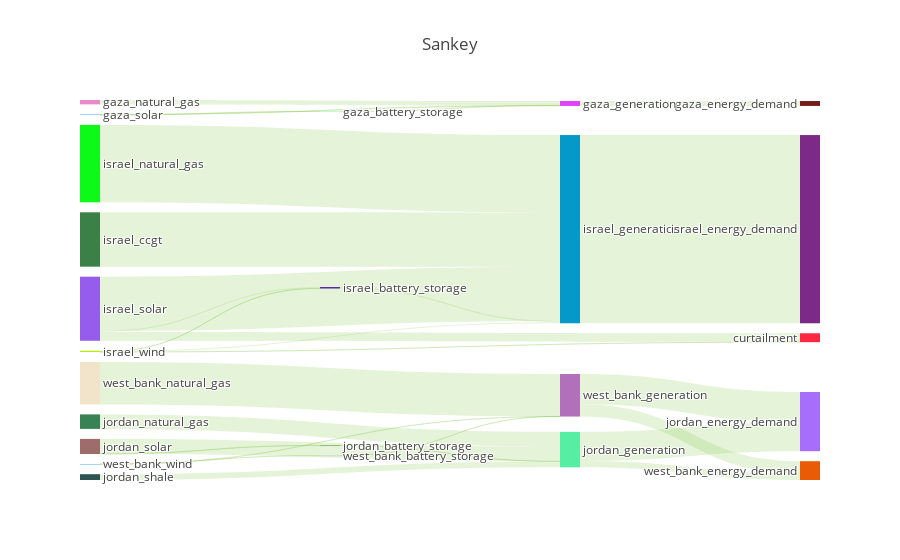

The cell this chart's notebook holds for it:
### Markdown cell above
## Looking at Palestinian self-sufficiency

### Code cell
region='west_bank'
scenario='EAG'
results[scenario].plot_self_sufficiency(region=region)
results[scenario].get_self_sufficiency(region=region)
results[scenario].plot_flows_sankey()

### Figure 1 — Plotly figure (JSON) as saved in the notebook; plotly's stock layout.template omitted (floating-point values rounded to 4 significant figures)
{"data": [{"domain": {"x": [0, 1], "y": [0, 1]}, "link": {"color": ["rgba(127, 194, 65, 0.2)", "rgba(127, 194, 65, 0.2)", "rgba(127, 194, 65, 0.2)", "rgba(127, 194, 65, 0.2)", "rgba(127, 194, 65, 0.2)", "rgba(127, 194, 65, 0.2)", "rgba(127, 194, 65, 0.2)", "rgba(127, 194, 65, 0.2)", "rgba(127, 194, 65, 0.2)", "rgba(127, 194, 65, 0.2)", "rgba(127, 194, 65, 0.2)", "rgba(127, 194, 65, 0.2)", "rgba(127, 194, 65, 0.2)", "rgba(127, 194, 65, 0.2)", "rgba(127, 194, 65, 0.2)", "rgba(127, 194, 65, 0.2)", "rgba(127, 194, 65, 0.2)", "rgba(127, 194, 65, 0.2)", "rgba(127, 194, 65, 0.2)", "rgba(127, 194, 65, 0.2)", "rgba(127, 194, 65, 0.2)", "rgba(127, 194, 65, 0.2)", "rgba(127, 194, 65, 0.2)", "rgba(127, 194, 65, 0.2)", "rgba(127, 194, 65, 0.2)", "rgba(127, 194, 65, 0.2)", "rgba(127, 194, 65, 0.2)", "rgba(127, 194, 65, 0.2)", "rgba(127, 194, 65, 0.2)", "rgba(127, 194, 65, 0.2)", "rgba(127, 194, 65, 0.2)", "rgba(127, 194, 65, 0.2)", "rgba(127, 194, 65, 0.2)", "rgba(127, 194, 65, 0.2)", "rgba(127, 194, 65, 0.2)", "rgba(127, 194, 65, 0.2)", "rgba(127, 194, 65, 0.2)", "rgba(127, 194, 65, 0.2)", "rgba(127, 194, 65, 0.2)", "rgba(127, 194, 65, 0.2)", "rgba(127, 194, 65, 0.2)", "rgba(127, 194, 65, 0.2)", "rgba(127, 194, 65, 0.2)", "rgba(127, 194, 65, 0.2)", "rgba(127, 194, 65, 0.2)", "rgba(127, 194, 65, 0.2)", "rgba(127, 194, 65, 0.2)", "rgba(127, 194, 65, 0.2)", "rgba(127, 194, 65, 0.2)", "rgba(127, 194, 65, 0.2)", "rgba(127, 194, 65, 0.2)", "rgba(127, 194, 65, 0.2)"], "source": [0, 34, 2, 32, 4, 5, 5, 5, 39, 7, 8, 9, 35, 35, 35, 35, 11, 12, 12, 12, 13, 13, 13, 41, 15, 16, 17, 40, 40, 40, 19, 20, 21, 21, 21, 22, 22, 22, 43, 24, 25, 26, 42, 42, 42, 28, 29, 29, 29, 30, 30, 30], "target": [31, 32, 32, 31, 32, 33, 34, 32, 35, 35, 35, 35, 31, 36, 37, 38, 35, 33, 39, 35, 33, 39, 35, 40, 40, 40, 40, 36, 37, 38, 40, 40, 33, 41, 40, 33, 41, 40, 42, 42, 42, 42, 36, 37, 38, 42, 33, 43, 42, 33, 43, 42], "value": [0, 4861.0, 0, 2335000.0, 2090000.0, 0, 4874.0, 239400.0, 598000.0, 25960000.0, 0, 0, 0, 89900000.0, 0, 0, 36970000.0, 4231000.0, 567300.0, 25820000.0, 5.625, 30640.0, 553900.0, 132600.0, 0, 0, 0, 0, 13850000.0, 3075000.0, 6927000.0, 2771000.0, 0, 132600.0, 7098000.0, 0, 0, 0, 1733.0, 0, 0, 0, 0, 14420000.0, 5904000.0, 20250000.0, 0, 0, 0, 0, 1733.0, 73140.0]}, "node": {"color": ["7aac59", "66ec41", "3f077f", "5a6d06", "e789cb", "47a9f5", "dbb355", "3b8046", "3fce66", "616df3", "bce026", "0dfa19", "965dec", "b2f101", "cd4728", "b517f6", "660321", "69d5ff", "5e6ec0", "378355", "2e5450", "9d6c6b", "aadbb2", "5f2d29", "9e7dcb", "10fc51", "5082ea", "1bcc28", "f2e4ca", "adbcc8", "4caae1", "741e1c", "e042fd", "ff2842", "84ff95", "0599ca", "7d2988", "a76efb", "ea5b05", "3b00a6", "56eea2", "2e9109", "b26fba", "acc3d1"], "label": ["egypt_generation", "gaza_battery_storage", "gaza_diesel", "gaza_generation", "gaza_natural_gas", "gaza_solar", "israel_battery_storage", "israel_ccgt", "israel_coal", "israel_diesel", "israel_generation", "israel_natural_gas", "israel_solar", "israel_wind", "jordan_battery_storage", "jordan_ccgt", "jordan_coal", "jordan_diesel", "jordan_generation", "jordan_natural_gas", "jordan_shale", "jordan_solar", "jordan_wind", "west_bank_battery_storage", "west_bank_ccgt", "west_bank_coal", "west_bank_diesel", "west_bank_generation", "west_bank_natural_gas", "west_bank_solar", "west_bank_wind", "gaza_energy_demand", "gaza_generation", "curtailment", "gaza_battery_storage", "israel_generation", "israel_energy_demand", "jordan_energy_demand", "west_bank_energy_demand", "israel_battery_storage", "jordan_generation", "jordan_battery_storage", "west_bank_generation", "west_bank_battery_storage"], "line": {"color": "black", "width": 0}, "pad": 10}, "orientation": "h", "type": "sankey", "valueformat": ".0f"}], "layout": {"autosize": true, "font": {"size": 12}, "title": {"text": "Sankey"}}}
